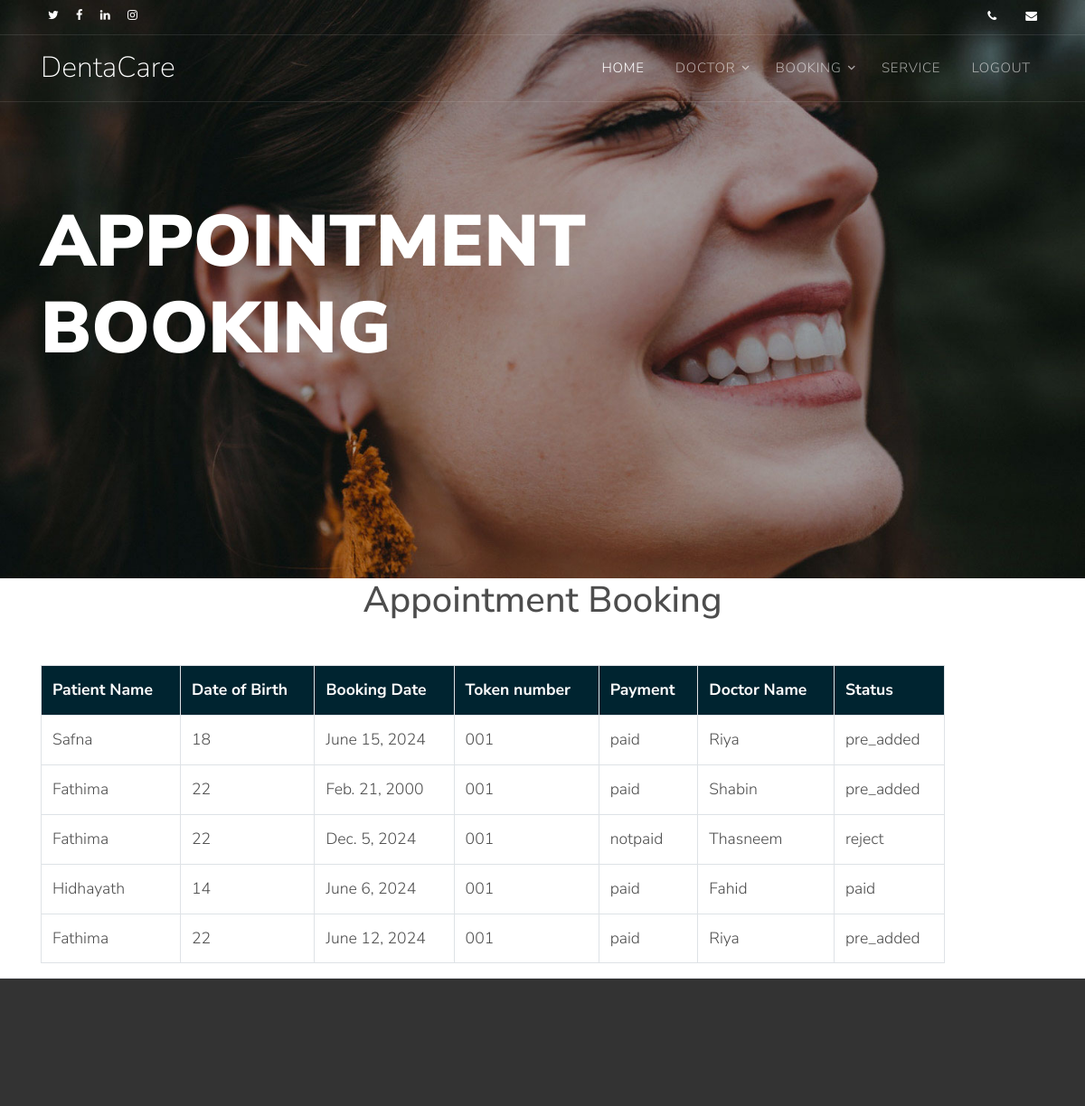
The page /booking on the database its author committed.
### userapp/models.py (models this page shows)
class Appointment(models.Model):
    doctor = models.ForeignKey(Doctor_reg, on_delete=models.CASCADE)
    user = models.ForeignKey(user_reg, on_delete=models.CASCADE)
    generated_at= models.DateField(max_length=100,null=True)
    number= models.CharField(max_length=100,null=True)
    status= models.CharField(max_length=100,null=True)
    payment= models.CharField(max_length=100,null=True)
    time_period= models.CharField(max_length=100,null=True)
    time_status= models.CharField(max_length=100,null=True)
    today= models.DateField(auto_now=True)

### Dental_app/models.py (models this page shows)
class user_reg(models.Model):
    user = models.ForeignKey(User, on_delete=models.CASCADE)
    address = models.CharField(max_length=100,null=True)
    phone_number = models.CharField(max_length=50, null=True)
    dob = models.CharField(max_length=50, null=True)

class Doctor_reg(models.Model):
    user = models.ForeignKey(User, on_delete=models.CASCADE)
    qualification = models.CharField(max_length=50, null=True)
    exp = models.CharField(max_length=50, null=True)
    dob = models.CharField(max_length=50, null=True)
    phone_number = models.CharField(max_length=50, null=True)

### adminapp/views.py (the view)
# urls.py: path('booking',views.booking,name='booking'),
def booking(request):
    book = Appointment.objects.all()
    return render(request,'admin/booking.html',{'book':book})

### templates/admin/booking.html (shortened to what this page needs)
{% extends "admin/base.html" %}
{% load static %}
{% block content %}
<div class="site-blocks-cover inner-page" style="background-image: url({% static 'images/hero_bg_1.jpg' %});" data-aos="fade" data-stellar-background-ratio="0.5">
    <div class="container">
      <div class="row align-items-center">
        <div class="col-md-7">
          <h1><strong>Appointment Booking</strong> </h1>
        </div>
      </div>
    </div>
  </div>
<div class="page-section">
    <div class="container">
      <h1 class="text-center mb-5 wow fadeInUp">Appointment Booking</h1>
      <table  class="table table-bordered table-striped table-hover" style="background-color: #002633;width: 1000px;">
                                 <th class="success" style="color: white;">Patient Name</th>
                                 <th class="success" style="color: white;">Date of Birth</th>
                                 <th class="success" style="color: white;">Booking Date</th>
                                 <th class="success" style="color: white;">Token number</th>
                                 <th class="success" style="color: white;">Payment</th>
                                   <th class="success" style="color: white;">Doctor Name</th>
                                   <th class="success" style="color: white;">Status</th>
              {% for i in book %}
                                <tr style="background-color:white;width: 700px;">
                                    <td>{{ i.user.user.first_name}}</td>
                                    <td>{{ i.user.dob}}</td>
                                    <td>{{ i.generated_at}}</td>
                                    <td>{{ i.number}}</td>
                                    <td>{{ i.payment }}</td>
                                    <td>{{ i.doctor.user.first_name }}</td>
                                    {% if i.status == 'added' %}
                                    <td><button style="background-color:lightslategray"><a href="{% url 'book_approve' i.id %}" class=" btn btn-success" style="color:black">Approve</a></button>
                                    <button style="background-color:lightslategray"><a href="{% url 'book_reject' i.id %}" class=" btn btn-danger" style="color:black">Reject</a></button></td>
                                    {% else %}
                                    <td>{{ i.status }}</td>
                                    {% endif %}
                                </tr>
              {% endfor %}
                            </table>
    </div>
  </div>
  {% endblock %}

### templates/admin/base.html (shortened to what this page needs)
<!DOCTYPE html>
{% load static %}
<html lang="en">
  <head>
    <link rel="stylesheet" href="fonts/icomoon/style.css">
    <link rel="stylesheet" href="{% static 'css/bootstrap.min.css' %}">
    <link rel="stylesheet" href="{% static 'css/magnific-popup.css' %}">
    <link rel="stylesheet" href="{% static 'css/jquery-ui.css' %}">
    <link rel="stylesheet" href="{% static 'css/owl.carousel.min.css' %}">
    <link rel="stylesheet" href="{% static 'css/owl.theme.default.min.css' %}">
    <link rel="stylesheet" href="{% static 'css/bootstrap-datepicker.css' %}">
    <link rel="stylesheet" href="{% static 'fonts/flaticon/font/flaticon.css' %}">
    <link rel="stylesheet" href="{% static 'css/aos.css' %}">
    <link rel="stylesheet" href="{% static 'css/style.css' %}">
  </head>
  <body>
  <div class="site-wrap">
    <div class="site-navbar-wrap">
      <div class="site-navbar-top">
        <div class="container py-2">
          <div class="row align-items-center">
            <div class="col-6">
              <a href="#" class="p-2 pl-0"><span class="icon-twitter"></span></a>
              <a href="#" class="p-2 pl-0"><span class="icon-facebook"></span></a>
              <a href="#" class="p-2 pl-0"><span class="icon-linkedin"></span></a>
              <a href="#" class="p-2 pl-0"><span class="icon-instagram"></span></a>
            </div>
            <div class="col-6">
              <div class="d-flex ml-auto">
                <a href="#" class="d-flex align-items-center ml-auto mr-4">
                  <span class="icon-phone mr-2"></span>
                </a>
                <a href="#" class="d-flex align-items-center">
                  <span class="icon-envelope mr-2"></span>
                </a>
              </div>
            </div>
          </div>
        </div>
      </div>
      <div class="site-navbar">
        <div class="container py-1">
          <div class="row align-items-center">
            <div class="col-2">
              <h2 class="mb-0 site-logo"><a href="index.html">DentaCare</a></h2>
            </div>
            <div class="col-10">
              <nav class="site-navigation text-right" role="navigation">
                <div class="container">
                  <ul class="site-menu js-clone-nav d-none d-lg-block">
                    <li class="active" ><a href="admin">Home</a></li>
                    <li class="has-children">
                      <a href="patients.html">Doctor</a>
                    </li>
                    <li class="has-children">
                      <a href="patients.html">Booking</a>
                    </li>
                    <li><a href="{% url 'add_service' %}">Service</a></li>
                    <li><a href="/">Logout</a></li>
                  </ul>
                </div>
              </nav>
            </div>
          </div>
        </div>
      </div>
    </div>
    {% block content %}
    {% endblock %}
    <footer class="site-footer border-top">
    </footer>
  </div>
  </body>
</html>

### static/css/style.css (style rules this page uses)
body { line-height: 1.7; color: #4d4d4d; font-weight: 300; font-size: 1.1rem; font-family: "Nunito Sans", -apple-system, BlinkMacSystemFont, "Segoe UI", Roboto, "Helvetica Neue", Arial, sans-serif, "Apple Color Emoji", "Segoe UI Emoji", "Segoe UI Symbol", "Noto Color Emoji"; }
a { -webkit-transition: .3s all ease; -o-transition: .3s all ease; transition: .3s all ease; }
.site-wrap:before { -webkit-transition: .3s all ease-in-out; -o-transition: .3s all ease-in-out; transition: .3s all ease-in-out; background: rgba(0, 0, 0, 0.6); content: ""; position: absolute; z-index: 2000; top: 0; left: 0; right: 0; bottom: 0; opacity: 0; visibility: hidden; }
.border-top { border-top: 1px solid #edf0f5 !important; }
.site-footer { padding: 4em 0; background: #333333; }
.site-navbar-wrap { position: absolute; z-index: 99; width: 100%; left: 0; }
.site-navbar-wrap a { color: #fff; }
.site-navbar-wrap .site-navbar-top { font-size: 0.8rem; }
.site-navbar-top, .site-navbar { border-bottom: 1px solid rgba(255, 255, 255, 0.1); }
.site-navbar { margin-bottom: 0px; width: 100%; border-bottom: 1px solid rgba(255, 255, 255, 0.1); }
.site-navbar .site-logo { font-weight: 200; }
.site-navbar .site-logo a { font-weight: 200; color: #fff; }
.site-navbar .site-navigation .site-menu { margin-bottom: 0; }
.site-navbar .site-navigation .site-menu .active > a { color: #fff; }
.site-navbar .site-navigation .site-menu a { text-decoration: none !important; font-size: 15px; display: inline-block; }
.site-navbar .site-navigation .site-menu > li { display: inline-block; padding: 10px 5px; }
.site-navbar .site-navigation .site-menu > li > a { padding: 10px 10px; text-transform: uppercase; letter-spacing: .05em; color: rgba(255, 255, 255, 0.6); font-size: 15px; text-decoration: none !important; }
.site-navbar .site-navigation .site-menu > li:last-child { padding-right: 0; }
.site-navbar .site-navigation .site-menu > li:last-child > a { padding-right: 0; }
.site-navbar .site-navigation .site-menu .has-children { position: relative; }
.site-navbar .site-navigation .site-menu .has-children > a { position: relative; padding-right: 20px; }
.site-navbar .site-navigation .site-menu .has-children > a:before { position: absolute; content: "\e313"; font-size: 16px; top: 50%; right: 0; -webkit-transform: translateY(-50%); -ms-transform: translateY(-50%); transform: translateY(-50%); font-family: 'icomoon'; }
.site-navbar .site-navigation .site-menu .has-children a { text-transform: uppercase; }
.site-mobile-menu .site-nav-wrap { padding: 0; margin: 0; list-style: none; position: relative; }
.site-mobile-menu .site-nav-wrap a { padding: 10px 20px; display: block; position: relative; color: #212529; }
.site-mobile-menu .site-nav-wrap li { position: relative; display: block; }
.site-mobile-menu .site-nav-wrap li.active > a { color: #f23a2e; }
.site-mobile-menu .site-nav-wrap > li { display: block; position: relative; float: left; width: 100%; }
.site-mobile-menu .site-nav-wrap > li > a { padding-left: 20px; font-size: 20px; }
.site-blocks-cover { background-size: cover; background-repeat: no-repeat; background-position: top; }
.site-blocks-cover, .site-blocks-cover .row { min-height: 600px; height: calc(100vh); }
.site-blocks-cover.inner-page, .site-blocks-cover.inner-page .row { min-height: 600px; height: calc(80vh); }
.site-blocks-cover h1 { font-weight: 900; color: #fff; text-transform: uppercase; font-size: 3rem; }
.site-blocks-cover h1 strong { font-weight: 900; }
@media (min-width: 768px) { .site-blocks-cover h1 { font-size: 5rem; font-weight: 300; line-height: 1.2; } }

### rows shown on the page
Appointment: user.user.first_name "Safna", user.dob "18", generated_at "June 15, 2024", number "001", payment "paid", doctor.user.first_name "Riya", status "pre_added"
Appointment: user.user.first_name "Fathima", user.dob "22", generated_at "Feb. 21, 2000", number "001", payment "paid", doctor.user.first_name "Shabin", status "pre_added"
Appointment: user.user.first_name "Fathima", user.dob "22", generated_at "Dec. 5, 2024", number "001", payment "notpaid", doctor.user.first_name "Thasneem", status "reject"
Appointment: user.user.first_name "Hidhayath", user.dob "14", generated_at "June 6, 2024", number "001", payment "paid", doctor.user.first_name "Fahid", status "paid"
Appointment: user.user.first_name "Fathima", user.dob "22", generated_at "June 12, 2024", number "001", payment "paid", doctor.user.first_name "Riya", status "pre_added"
